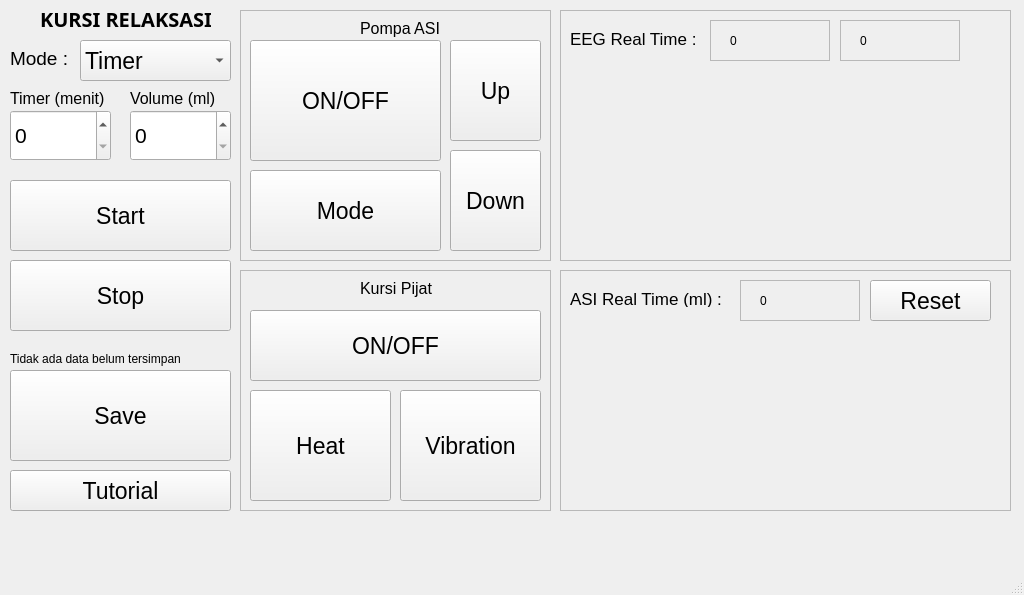
<?xml version="1.0" encoding="UTF-8"?>
<ui version="4.0">
 <class>MainWindow</class>
 <widget class="QMainWindow" name="MainWindow">
  <property name="geometry">
   <rect>
    <x>0</x>
    <y>0</y>
    <width>1024</width>
    <height>595</height>
   </rect>
  </property>
  <property name="windowTitle">
   <string>MainWindow</string>
  </property>
  <widget class="QWidget" name="centralwidget">
   <widget class="QLabel" name="label">
    <property name="geometry">
     <rect>
      <x>40</x>
      <y>10</y>
      <width>171</width>
      <height>17</height>
     </rect>
    </property>
    <property name="font">
     <font>
      <family>Ubuntu Mono</family>
      <pointsize>15</pointsize>
      <weight>75</weight>
      <bold>true</bold>
     </font>
    </property>
    <property name="text">
     <string>KURSI RELAKSASI</string>
    </property>
   </widget>
   <widget class="QLabel" name="label_2">
    <property name="geometry">
     <rect>
      <x>80</x>
      <y>50</y>
      <width>67</width>
      <height>17</height>
     </rect>
    </property>
    <property name="text">
     <string/>
    </property>
   </widget>
   <widget class="QPushButton" name="tutorialButton">
    <property name="geometry">
     <rect>
      <x>10</x>
      <y>470</y>
      <width>221</width>
      <height>41</height>
     </rect>
    </property>
    <property name="font">
     <font>
      <pointsize>17</pointsize>
     </font>
    </property>
    <property name="text">
     <string>Tutorial</string>
    </property>
   </widget>
   <widget class="QSpinBox" name="timeSpinBox">
    <property name="geometry">
     <rect>
      <x>10</x>
      <y>110</y>
      <width>101</width>
      <height>51</height>
     </rect>
    </property>
    <property name="sizePolicy">
     <sizepolicy hsizetype="Minimum" vsizetype="Fixed">
      <horstretch>0</horstretch>
      <verstretch>0</verstretch>
     </sizepolicy>
    </property>
    <property name="font">
     <font>
      <pointsize>16</pointsize>
     </font>
    </property>
    <property name="maximum">
     <number>60</number>
    </property>
   </widget>
   <widget class="QPushButton" name="startButton">
    <property name="geometry">
     <rect>
      <x>10</x>
      <y>180</y>
      <width>221</width>
      <height>71</height>
     </rect>
    </property>
    <property name="font">
     <font>
      <pointsize>17</pointsize>
     </font>
    </property>
    <property name="text">
     <string>Start</string>
    </property>
   </widget>
   <widget class="QPushButton" name="saveButton">
    <property name="geometry">
     <rect>
      <x>10</x>
      <y>370</y>
      <width>221</width>
      <height>91</height>
     </rect>
    </property>
    <property name="font">
     <font>
      <pointsize>17</pointsize>
     </font>
    </property>
    <property name="text">
     <string>Save</string>
    </property>
   </widget>
   <widget class="QPushButton" name="stopButton">
    <property name="geometry">
     <rect>
      <x>10</x>
      <y>260</y>
      <width>221</width>
      <height>71</height>
     </rect>
    </property>
    <property name="font">
     <font>
      <pointsize>17</pointsize>
     </font>
    </property>
    <property name="text">
     <string>Stop</string>
    </property>
   </widget>
   <widget class="QFrame" name="frame">
    <property name="geometry">
     <rect>
      <x>240</x>
      <y>10</y>
      <width>311</width>
      <height>251</height>
     </rect>
    </property>
    <property name="frameShape">
     <enum>QFrame::StyledPanel</enum>
    </property>
    <property name="frameShadow">
     <enum>QFrame::Raised</enum>
    </property>
    <widget class="QLabel" name="label_6">
     <property name="geometry">
      <rect>
       <x>120</x>
       <y>10</y>
       <width>91</width>
       <height>17</height>
      </rect>
     </property>
     <property name="font">
      <font>
       <pointsize>12</pointsize>
      </font>
     </property>
     <property name="text">
      <string>Pompa ASI</string>
     </property>
    </widget>
    <widget class="QPushButton" name="pumpButton">
     <property name="geometry">
      <rect>
       <x>10</x>
       <y>30</y>
       <width>191</width>
       <height>121</height>
      </rect>
     </property>
     <property name="font">
      <font>
       <pointsize>17</pointsize>
      </font>
     </property>
     <property name="text">
      <string>ON/OFF</string>
     </property>
    </widget>
    <widget class="QPushButton" name="pumpUp_Button">
     <property name="geometry">
      <rect>
       <x>210</x>
       <y>30</y>
       <width>91</width>
       <height>101</height>
      </rect>
     </property>
     <property name="font">
      <font>
       <pointsize>17</pointsize>
      </font>
     </property>
     <property name="text">
      <string>Up</string>
     </property>
    </widget>
    <widget class="QPushButton" name="pumpDown_Button">
     <property name="geometry">
      <rect>
       <x>210</x>
       <y>140</y>
       <width>91</width>
       <height>101</height>
      </rect>
     </property>
     <property name="font">
      <font>
       <pointsize>17</pointsize>
      </font>
     </property>
     <property name="text">
      <string>Down</string>
     </property>
    </widget>
    <widget class="QPushButton" name="pumpMode_Button">
     <property name="geometry">
      <rect>
       <x>10</x>
       <y>160</y>
       <width>191</width>
       <height>81</height>
      </rect>
     </property>
     <property name="font">
      <font>
       <pointsize>17</pointsize>
      </font>
     </property>
     <property name="text">
      <string>Mode</string>
     </property>
    </widget>
   </widget>
   <widget class="QFrame" name="frame_2">
    <property name="geometry">
     <rect>
      <x>560</x>
      <y>10</y>
      <width>451</width>
      <height>251</height>
     </rect>
    </property>
    <property name="frameShape">
     <enum>QFrame::StyledPanel</enum>
    </property>
    <property name="frameShadow">
     <enum>QFrame::Raised</enum>
    </property>
    <widget class="QLabel" name="label_8">
     <property name="geometry">
      <rect>
       <x>10</x>
       <y>20</y>
       <width>161</width>
       <height>17</height>
      </rect>
     </property>
     <property name="font">
      <font>
       <pointsize>13</pointsize>
      </font>
     </property>
     <property name="text">
      <string>EEG Real Time :</string>
     </property>
    </widget>
    <widget class="QFrame" name="frame_5">
     <property name="geometry">
      <rect>
       <x>150</x>
       <y>10</y>
       <width>120</width>
       <height>41</height>
      </rect>
     </property>
     <property name="frameShape">
      <enum>QFrame::StyledPanel</enum>
     </property>
     <property name="frameShadow">
      <enum>QFrame::Raised</enum>
     </property>
     <widget class="QLabel" name="realtimeEEG">
      <property name="geometry">
       <rect>
        <x>20</x>
        <y>10</y>
        <width>71</width>
        <height>21</height>
       </rect>
      </property>
      <property name="text">
       <string>0</string>
      </property>
     </widget>
    </widget>
    <widget class="MplWidget" name="MplWidget2" native="true">
     <property name="geometry">
      <rect>
       <x>0</x>
       <y>50</y>
       <width>451</width>
       <height>191</height>
      </rect>
     </property>
    </widget>
    <widget class="QFrame" name="frame_7">
     <property name="geometry">
      <rect>
       <x>280</x>
       <y>10</y>
       <width>120</width>
       <height>41</height>
      </rect>
     </property>
     <property name="frameShape">
      <enum>QFrame::StyledPanel</enum>
     </property>
     <property name="frameShadow">
      <enum>QFrame::Raised</enum>
     </property>
     <widget class="QLabel" name="realtimeEEG2">
      <property name="geometry">
       <rect>
        <x>20</x>
        <y>10</y>
        <width>71</width>
        <height>21</height>
       </rect>
      </property>
      <property name="text">
       <string>0</string>
      </property>
     </widget>
    </widget>
    <zorder>frame_7</zorder>
    <zorder>label_8</zorder>
    <zorder>frame_5</zorder>
    <zorder>MplWidget2</zorder>
   </widget>
   <widget class="QFrame" name="frame_6">
    <property name="geometry">
     <rect>
      <x>240</x>
      <y>270</y>
      <width>311</width>
      <height>241</height>
     </rect>
    </property>
    <property name="frameShape">
     <enum>QFrame::StyledPanel</enum>
    </property>
    <property name="frameShadow">
     <enum>QFrame::Raised</enum>
    </property>
    <widget class="QLabel" name="label_3">
     <property name="geometry">
      <rect>
       <x>120</x>
       <y>10</y>
       <width>91</width>
       <height>17</height>
      </rect>
     </property>
     <property name="font">
      <font>
       <pointsize>12</pointsize>
      </font>
     </property>
     <property name="text">
      <string>Kursi Pijat</string>
     </property>
    </widget>
    <widget class="QPushButton" name="pijatButton">
     <property name="geometry">
      <rect>
       <x>10</x>
       <y>40</y>
       <width>291</width>
       <height>71</height>
      </rect>
     </property>
     <property name="font">
      <font>
       <pointsize>17</pointsize>
      </font>
     </property>
     <property name="text">
      <string>ON/OFF</string>
     </property>
    </widget>
    <widget class="QPushButton" name="vibrationButton">
     <property name="geometry">
      <rect>
       <x>160</x>
       <y>120</y>
       <width>141</width>
       <height>111</height>
      </rect>
     </property>
     <property name="font">
      <font>
       <pointsize>17</pointsize>
      </font>
     </property>
     <property name="text">
      <string>Vibration</string>
     </property>
    </widget>
    <widget class="QPushButton" name="heatButton">
     <property name="geometry">
      <rect>
       <x>10</x>
       <y>120</y>
       <width>141</width>
       <height>111</height>
      </rect>
     </property>
     <property name="font">
      <font>
       <pointsize>17</pointsize>
      </font>
     </property>
     <property name="text">
      <string>Heat</string>
     </property>
    </widget>
   </widget>
   <widget class="QLabel" name="timerLabel">
    <property name="geometry">
     <rect>
      <x>10</x>
      <y>90</y>
      <width>111</width>
      <height>17</height>
     </rect>
    </property>
    <property name="font">
     <font>
      <pointsize>12</pointsize>
     </font>
    </property>
    <property name="text">
     <string>Timer (menit)</string>
    </property>
   </widget>
   <widget class="QLabel" name="saveLabel">
    <property name="geometry">
     <rect>
      <x>10</x>
      <y>350</y>
      <width>221</width>
      <height>17</height>
     </rect>
    </property>
    <property name="text">
     <string>Tidak ada data belum tersimpan</string>
    </property>
   </widget>
   <widget class="QLabel" name="volumeLabel">
    <property name="geometry">
     <rect>
      <x>130</x>
      <y>90</y>
      <width>101</width>
      <height>17</height>
     </rect>
    </property>
    <property name="font">
     <font>
      <pointsize>12</pointsize>
     </font>
    </property>
    <property name="text">
     <string>Volume (ml)</string>
    </property>
   </widget>
   <widget class="QSpinBox" name="volumeSpinBox">
    <property name="geometry">
     <rect>
      <x>130</x>
      <y>110</y>
      <width>101</width>
      <height>51</height>
     </rect>
    </property>
    <property name="sizePolicy">
     <sizepolicy hsizetype="Minimum" vsizetype="Fixed">
      <horstretch>0</horstretch>
      <verstretch>0</verstretch>
     </sizepolicy>
    </property>
    <property name="font">
     <font>
      <pointsize>16</pointsize>
     </font>
    </property>
    <property name="maximum">
     <number>150</number>
    </property>
   </widget>
   <widget class="QComboBox" name="modeBox">
    <property name="geometry">
     <rect>
      <x>80</x>
      <y>40</y>
      <width>151</width>
      <height>41</height>
     </rect>
    </property>
    <property name="font">
     <font>
      <pointsize>17</pointsize>
     </font>
    </property>
    <item>
     <property name="text">
      <string>Timer</string>
     </property>
    </item>
    <item>
     <property name="text">
      <string>Volume</string>
     </property>
    </item>
   </widget>
   <widget class="QLabel" name="modeLabel">
    <property name="geometry">
     <rect>
      <x>10</x>
      <y>50</y>
      <width>71</width>
      <height>17</height>
     </rect>
    </property>
    <property name="font">
     <font>
      <pointsize>14</pointsize>
     </font>
    </property>
    <property name="text">
     <string>Mode :</string>
    </property>
   </widget>
   <widget class="QFrame" name="frame_3">
    <property name="geometry">
     <rect>
      <x>560</x>
      <y>270</y>
      <width>451</width>
      <height>241</height>
     </rect>
    </property>
    <property name="frameShape">
     <enum>QFrame::StyledPanel</enum>
    </property>
    <property name="frameShadow">
     <enum>QFrame::Raised</enum>
    </property>
    <widget class="QLabel" name="label_7">
     <property name="geometry">
      <rect>
       <x>10</x>
       <y>20</y>
       <width>201</width>
       <height>17</height>
      </rect>
     </property>
     <property name="font">
      <font>
       <pointsize>13</pointsize>
      </font>
     </property>
     <property name="text">
      <string>ASI Real Time (ml) :</string>
     </property>
    </widget>
    <widget class="QFrame" name="frame_4">
     <property name="geometry">
      <rect>
       <x>180</x>
       <y>10</y>
       <width>120</width>
       <height>41</height>
      </rect>
     </property>
     <property name="frameShape">
      <enum>QFrame::StyledPanel</enum>
     </property>
     <property name="frameShadow">
      <enum>QFrame::Raised</enum>
     </property>
     <widget class="QLabel" name="realtimeASI">
      <property name="geometry">
       <rect>
        <x>20</x>
        <y>10</y>
        <width>71</width>
        <height>21</height>
       </rect>
      </property>
      <property name="text">
       <string>0</string>
      </property>
     </widget>
    </widget>
    <widget class="QPushButton" name="tareButton">
     <property name="geometry">
      <rect>
       <x>310</x>
       <y>10</y>
       <width>121</width>
       <height>41</height>
      </rect>
     </property>
     <property name="font">
      <font>
       <pointsize>17</pointsize>
      </font>
     </property>
     <property name="text">
      <string>Reset</string>
     </property>
    </widget>
    <widget class="MplWidget" name="MplWidget" native="true">
     <property name="geometry">
      <rect>
       <x>0</x>
       <y>50</y>
       <width>451</width>
       <height>181</height>
      </rect>
     </property>
    </widget>
   </widget>
   <zorder>frame</zorder>
   <zorder>label</zorder>
   <zorder>label_2</zorder>
   <zorder>tutorialButton</zorder>
   <zorder>timeSpinBox</zorder>
   <zorder>startButton</zorder>
   <zorder>saveButton</zorder>
   <zorder>stopButton</zorder>
   <zorder>frame_2</zorder>
   <zorder>frame_6</zorder>
   <zorder>timerLabel</zorder>
   <zorder>saveLabel</zorder>
   <zorder>volumeLabel</zorder>
   <zorder>volumeSpinBox</zorder>
   <zorder>modeBox</zorder>
   <zorder>modeLabel</zorder>
   <zorder>frame_3</zorder>
  </widget>
  <widget class="QMenuBar" name="menubar">
   <property name="geometry">
    <rect>
     <x>0</x>
     <y>0</y>
     <width>1024</width>
     <height>22</height>
    </rect>
   </property>
  </widget>
  <widget class="QStatusBar" name="statusbar"/>
 </widget>
 <customwidgets>
  <customwidget>
   <class>MplWidget</class>
   <extends>QWidget</extends>
   <header>mplwidget.h</header>
   <container>1</container>
  </customwidget>
 </customwidgets>
 <resources/>
 <connections/>
</ui>
